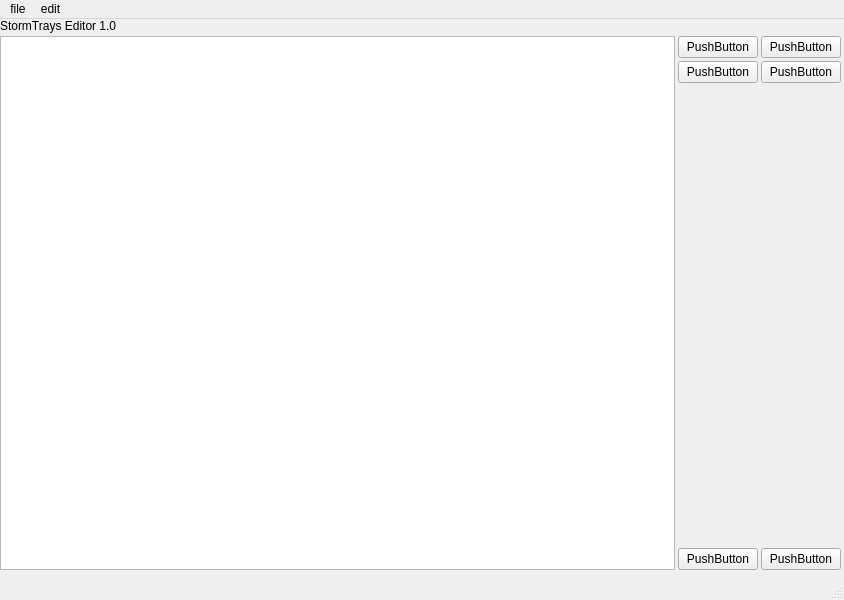
<?xml version="1.0" encoding="UTF-8"?>
<ui version="4.0">
 <class>MainWindow</class>
 <widget class="QMainWindow" name="MainWindow">
  <property name="geometry">
   <rect>
    <x>0</x>
    <y>0</y>
    <width>844</width>
    <height>600</height>
   </rect>
  </property>
  <property name="windowTitle">
   <string>Stormtrays Editor 1.0</string>
  </property>
  <property name="windowIcon">
   <iconset>
    <normaloff>../assets/images/towers/catapult.png</normaloff>../assets/images/towers/catapult.png</iconset>
  </property>
  <widget class="QWidget" name="centralwidget">
   <widget class="QWidget" name="verticalLayoutWidget">
    <property name="geometry">
     <rect>
      <x>0</x>
      <y>0</y>
      <width>841</width>
      <height>551</height>
     </rect>
    </property>
    <layout class="QVBoxLayout" name="verticalLayout">
     <property name="spacing">
      <number>3</number>
     </property>
     <property name="sizeConstraint">
      <enum>QLayout::SetMaximumSize</enum>
     </property>
     <item>
      <layout class="QHBoxLayout" name="horizontalLayout">
       <item>
        <widget class="QLabel" name="label">
         <property name="text">
          <string>StormTrays Editor 1.0</string>
         </property>
        </widget>
       </item>
      </layout>
     </item>
     <item>
      <layout class="QHBoxLayout" name="horizontalLayout_2">
       <item>
        <widget class="QTableView" name="tableView">
         <property name="sizePolicy">
          <sizepolicy hsizetype="Expanding" vsizetype="Expanding">
           <horstretch>1</horstretch>
           <verstretch>1</verstretch>
          </sizepolicy>
         </property>
         <property name="maximumSize">
          <size>
           <width>829</width>
           <height>16777215</height>
          </size>
         </property>
        </widget>
       </item>
       <item>
        <layout class="QVBoxLayout" name="verticalLayout_2">
         <item>
          <layout class="QGridLayout" name="gridLayout_4">
           <item row="0" column="0">
            <widget class="QPushButton" name="pushButton_13">
             <property name="text">
              <string>PushButton</string>
             </property>
            </widget>
           </item>
           <item row="1" column="0">
            <widget class="QPushButton" name="pushButton_14">
             <property name="text">
              <string>PushButton</string>
             </property>
            </widget>
           </item>
           <item row="1" column="1">
            <widget class="QPushButton" name="pushButton_15">
             <property name="text">
              <string>PushButton</string>
             </property>
            </widget>
           </item>
           <item row="0" column="1">
            <widget class="QPushButton" name="pushButton_16">
             <property name="text">
              <string>PushButton</string>
             </property>
            </widget>
           </item>
          </layout>
         </item>
         <item>
          <spacer name="verticalSpacer">
           <property name="orientation">
            <enum>Qt::Vertical</enum>
           </property>
           <property name="sizeHint" stdset="0">
            <size>
             <width>20</width>
             <height>40</height>
            </size>
           </property>
          </spacer>
         </item>
         <item>
          <layout class="QHBoxLayout" name="SaveQuitButtonLayout">
           <property name="sizeConstraint">
            <enum>QLayout::SetDefaultConstraint</enum>
           </property>
           <item>
            <widget class="QPushButton" name="pushButton_17">
             <property name="text">
              <string>PushButton</string>
             </property>
            </widget>
           </item>
           <item>
            <widget class="QPushButton" name="pushButton_18">
             <property name="text">
              <string>PushButton</string>
             </property>
            </widget>
           </item>
          </layout>
         </item>
        </layout>
       </item>
      </layout>
     </item>
    </layout>
   </widget>
  </widget>
  <widget class="QMenuBar" name="menubar">
   <property name="geometry">
    <rect>
     <x>0</x>
     <y>0</y>
     <width>844</width>
     <height>19</height>
    </rect>
   </property>
   <widget class="QMenu" name="menufile">
    <property name="title">
     <string>file</string>
    </property>
    <addaction name="actionopen"/>
    <addaction name="actionopen_2"/>
    <addaction name="actionsave"/>
    <addaction name="actionsave_as"/>
    <addaction name="actionquit"/>
   </widget>
   <widget class="QMenu" name="menuedit">
    <property name="title">
     <string>edit</string>
    </property>
    <addaction name="actionclear"/>
   </widget>
   <addaction name="menufile"/>
   <addaction name="menuedit"/>
  </widget>
  <widget class="QStatusBar" name="statusbar"/>
  <action name="actionopen">
   <property name="text">
    <string>new</string>
   </property>
  </action>
  <action name="actionopen_2">
   <property name="text">
    <string>open</string>
   </property>
  </action>
  <action name="actionsave">
   <property name="text">
    <string>save</string>
   </property>
  </action>
  <action name="actionsave_as">
   <property name="text">
    <string>save as</string>
   </property>
  </action>
  <action name="actionquit">
   <property name="text">
    <string>quit</string>
   </property>
  </action>
  <action name="actionclear">
   <property name="text">
    <string>clear</string>
   </property>
  </action>
 </widget>
 <resources/>
 <connections/>
</ui>
